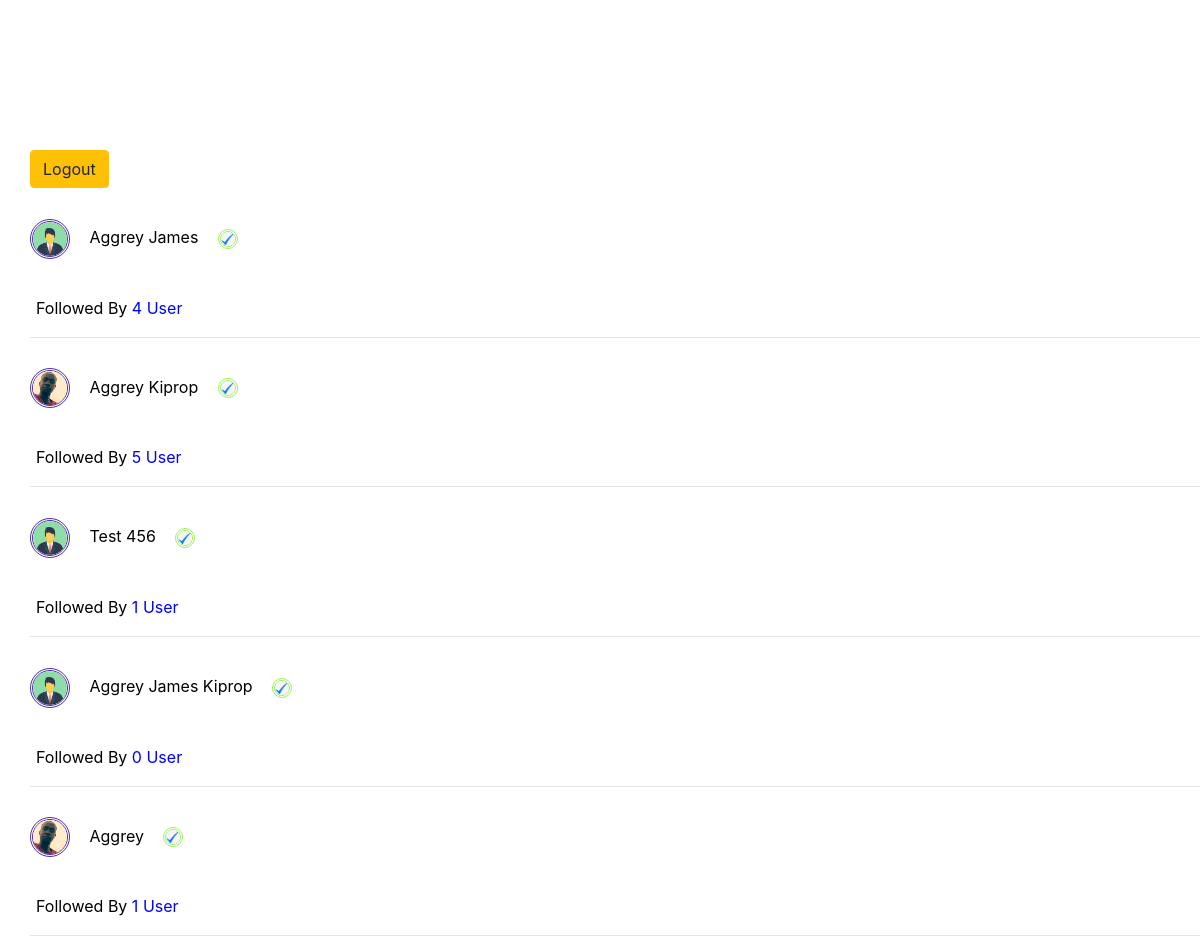
Screenshot of /chatme/chats.php (signed in) with the database file from the repository.
### tables this page shows
CREATE TABLE `user` (
  `id` int(11) NOT NULL,
  `full_name` varchar(100) NOT NULL,
  `profile_photo` varchar(100) NOT NULL,
  `username` varchar(50) NOT NULL,
  `password` varchar(100) NOT NULL,
  `verified` int(3) NOT NULL
);

### chatme/chats.php (the view, shortened to what this page needs)
<?php
include('./../database/database.php');
?>
<!DOCTYPE html>
<html>
<head>
	<link rel="stylesheet" type="text/css" href="./../others/bootstrap.css">
</head>
<body>
	<div>
		<a href="logout.php" class="btn btn-warning">Logout</a>
	</div>
	<?php
	$currentuser = $_SESSION['userid'];
	$query = "SELECT * FROM user WHERE id <> '$currentuser'";
	$result = mysqli_query($connect, $query);
	if (mysqli_num_rows($result) > 0) {
		while($rows = mysqli_fetch_assoc($result)) {
			$verify_tick = $rows['verified'];
			$profile_photo = $rows['profile_photo'];
			$user_id_for_followers = $rows['id'];
		if ($verify_tick == 1) {
			echo '
			    <div>
			        <p>
				        <form method="GET" action="./read.php">
					        <img src="./profile/' .$profile_photo. '" class="profile_user">
					        <input type="hidden" name="user" value="' .$rows["id"]. '">
					        <button>&nbsp;&nbsp;' .$rows["full_name"]. '
					        </button>&nbsp;&nbsp;
					        <img src="./photos/verify.jpg" class="verified">
			            </form>
			        </p>
		        </div>
			';
		}
		    $select_followers = "SELECT * FROM followers WHERE my_id = '$user_id_for_followers'";
		    $select_followers_result = mysqli_query($connect, $select_followers);
		    $count_followers = mysqli_num_rows($select_followers_result);
		    echo "
		    <form method='GET' action='./friends.php'>
		        <input type='hidden' name='friends' value='" .$user_id_for_followers. "'>
		        <button>Followed By
		            <span style='color: blue;'>" .$count_followers. " User</span>
		        </button>
		    </form>";
		    ?>
        <hr>
        <?php
}
}
	?>
</body>
</html>

### chatme/chats.php (style rules this page uses)
body { margin-top: 150px; margin-left: 30px; }
button { margin-top: 20px; border-top: none; border-bottom: none; border-left: none; border-right: none; background-color: white; }
.verified { width: 20px; height: 20px; border-radius: 100%; border-style: double; border-color: rgb(160, 238, 95); }
.profile_user { width: 40px; height: 40px; border-radius: 100%; border-style: double; border-color: rgb(77, 46, 161); }

### rows the page displays
user: profile_photo (picture), full_name "Aggrey James", verified 1 (drawn), count_followers "4"
user: profile_photo (picture), full_name "Aggrey Kiprop", verified 1 (drawn), count_followers "5"
user: profile_photo (picture), full_name "Test 456", verified 1 (drawn), count_followers "1"
user: profile_photo (picture), full_name "Aggrey James Kiprop", verified 1 (drawn), count_followers "0"
user: profile_photo (picture), full_name "Aggrey", verified 1 (drawn), count_followers "1"
